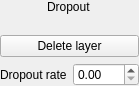
<?xml version="1.0" encoding="UTF-8"?>
<ui version="4.0">
 <class>DropoutLayer</class>
 <widget class="QWidget" name="DropoutLayer">
  <property name="geometry">
   <rect>
    <x>0</x>
    <y>0</y>
    <width>139</width>
    <height>86</height>
   </rect>
  </property>
  <property name="windowTitle">
   <string>Form</string>
  </property>
  <layout class="QGridLayout" name="gridLayout">
   <property name="leftMargin">
    <number>0</number>
   </property>
   <property name="topMargin">
    <number>0</number>
   </property>
   <property name="rightMargin">
    <number>0</number>
   </property>
   <property name="bottomMargin">
    <number>0</number>
   </property>
   <item row="2" column="0">
    <widget class="QLabel" name="lbl_dropout_rate">
     <property name="text">
      <string>Dropout rate</string>
     </property>
    </widget>
   </item>
   <item row="0" column="0" colspan="2" alignment="Qt::AlignHCenter|Qt::AlignTop">
    <widget class="QLabel" name="lbl_name">
     <property name="text">
      <string>Dropout</string>
     </property>
    </widget>
   </item>
   <item row="1" column="0" colspan="2">
    <widget class="QPushButton" name="btn_delete">
     <property name="text">
      <string>Delete layer</string>
     </property>
    </widget>
   </item>
   <item row="2" column="1">
    <widget class="QDoubleSpinBox" name="spin_dropout_rate">
     <property name="maximum">
      <double>1.000000000000000</double>
     </property>
     <property name="singleStep">
      <double>0.010000000000000</double>
     </property>
    </widget>
   </item>
  </layout>
 </widget>
 <resources/>
 <connections>
  <connection>
   <sender>btn_delete</sender>
   <signal>clicked()</signal>
   <receiver>DropoutLayer</receiver>
   <slot>delete_layer()</slot>
   <hints>
    <hint type="sourcelabel">
     <x>69</x>
     <y>39</y>
    </hint>
    <hint type="destinationlabel">
     <x>69</x>
     <y>42</y>
    </hint>
   </hints>
  </connection>
 </connections>
 <slots>
  <slot>delete_layer()</slot>
 </slots>
</ui>
